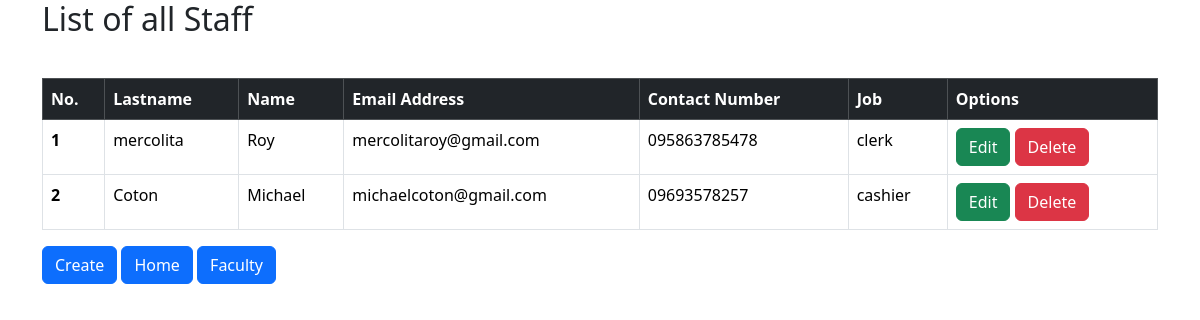
The page /Admin/sf-users/staff.php on the database its author committed.
### tables this page shows
CREATE TABLE `staff` (
  `id` int(50) NOT NULL,
  `lastname` varchar(100) NOT NULL,
  `name` varchar(100) NOT NULL,
  `email_add` varchar(100) NOT NULL,
  `contact_num` varchar(100) NOT NULL,
  `job` varchar(100) NOT NULL
);

### Admin/sf-users/staff.php (the view, shortened to what this page needs)
<!DOCTYPE html>
<html lang="en">
<head>
    <link href="https://cdn.jsdelivr.net/npm/bootstrap@5.3.2/dist/css/bootstrap.min.css" rel="stylesheet">
</head>
<body>
<?php
        include("connection.php");
?>
<div class = "container">
  <div class="title">
    <h2>List of all Staff</h2>
  </div>
<table class="table table-bordered table-hover " style = "margin-top: 40px; width: 100%;">
  <thead class="table-dark">
    <tr>
      <th scope="col">No.</th>
      <th scope="col">Lastname</th>
      <th scope="col">Name</th>
      <th scope="col">Email Address</th>
      <th scope="col">Contact Number</th>
      <th scope="col">Job</th>
      <th scope="col">Options</th>
    </tr>
  </thead>
  <tbody>
  <?php
            $sql = "SELECT * FROM staff";
            $result = mysqli_query($conn,$sql);
              $number = 1;
            while($test = mysqli_fetch_assoc($result)){
                echo"
                <tr>
                        <th>" . $number . "</th>
                        <td>" . $test['lastname'] . "</td>
                        <td>" . $test['name'] . "</td>
                        <td>" . $test['email_add'] . "</td>
                        <td>" . $test['contact_num'] . "</td>
                        <td>" . $test['job'] . "</td>
                        <td>
                        <a href = 'edit_staff.php'  class = 'btn btn-success'>Edit</a>
                        <a href = 'delete_staff.php?id=$test[id]' class = 'btn btn-danger'x>Delete </a>
                        </td>
              </tr>
                ";
                $number++;
            }
  ?>
</tbody>
</table>
<a class="btn btn-primary" href="/Staff&Faculty/Admin/create_staff.php" role="button">Create</a>
<a class="btn btn-primary" href="/Staff&Faculty/Admin/mainpage.php" role="button">Home</a>
<a class="btn btn-primary" href="faculties.php" role="button">Faculty</a>
</div>
</body>
</html>

### rows shown on the page
staff: lastname "mercolita", name "Roy", email_add "mercolitaroy@gmail.com", contact_num "095863785478", job "clerk"
staff: lastname "Coton", name "Michael", email_add "michaelcoton@gmail.com", contact_num "09693578257", job "cashier"
